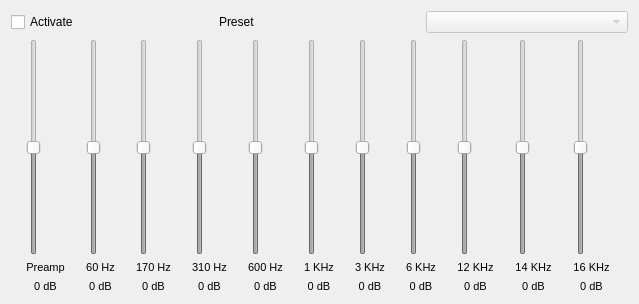
<?xml version="1.0" encoding="UTF-8"?>
<ui version="4.0">
 <class>EqualizerDialog</class>
 <widget class="QDialog" name="EqualizerDialog">
  <property name="geometry">
   <rect>
    <x>0</x>
    <y>0</y>
    <width>639</width>
    <height>304</height>
   </rect>
  </property>
  <property name="windowTitle">
   <string>调节器</string>
  </property>
  <layout class="QVBoxLayout" name="verticalLayout_2">
   <item>
    <layout class="QHBoxLayout" name="horizontalLayout">
     <item>
      <widget class="QCheckBox" name="toggleEqualizer">
       <property name="text">
        <string>Activate</string>
       </property>
      </widget>
     </item>
     <item>
      <widget class="QLabel" name="labelPreset">
       <property name="text">
        <string>Preset</string>
       </property>
      </widget>
     </item>
     <item>
      <widget class="QComboBox" name="presetComboBox">
       <property name="enabled">
        <bool>false</bool>
       </property>
      </widget>
     </item>
    </layout>
   </item>
   <item>
    <layout class="QGridLayout" name="gridLayout">
     <item row="0" column="0">
      <widget class="QSlider" name="preamp">
       <property name="enabled">
        <bool>false</bool>
       </property>
       <property name="minimum">
        <number>-20</number>
       </property>
       <property name="maximum">
        <number>20</number>
       </property>
       <property name="orientation">
        <enum>Qt::Vertical</enum>
       </property>
      </widget>
     </item>
     <item row="0" column="1">
      <widget class="QSlider" name="firstBand">
       <property name="enabled">
        <bool>false</bool>
       </property>
       <property name="minimum">
        <number>-20</number>
       </property>
       <property name="maximum">
        <number>20</number>
       </property>
       <property name="orientation">
        <enum>Qt::Vertical</enum>
       </property>
      </widget>
     </item>
     <item row="0" column="3">
      <widget class="QSlider" name="thirdBand">
       <property name="enabled">
        <bool>false</bool>
       </property>
       <property name="minimum">
        <number>-20</number>
       </property>
       <property name="maximum">
        <number>20</number>
       </property>
       <property name="orientation">
        <enum>Qt::Vertical</enum>
       </property>
      </widget>
     </item>
     <item row="0" column="7">
      <widget class="QSlider" name="seventhBand">
       <property name="enabled">
        <bool>false</bool>
       </property>
       <property name="minimum">
        <number>-20</number>
       </property>
       <property name="maximum">
        <number>20</number>
       </property>
       <property name="orientation">
        <enum>Qt::Vertical</enum>
       </property>
      </widget>
     </item>
     <item row="0" column="10">
      <widget class="QSlider" name="tenthBand">
       <property name="enabled">
        <bool>false</bool>
       </property>
       <property name="minimum">
        <number>-20</number>
       </property>
       <property name="maximum">
        <number>20</number>
       </property>
       <property name="orientation">
        <enum>Qt::Vertical</enum>
       </property>
      </widget>
     </item>
     <item row="1" column="0">
      <widget class="QLabel" name="label_preamp">
       <property name="font">
        <font>
         <pointsize>8</pointsize>
        </font>
       </property>
       <property name="text">
        <string>Preamp</string>
       </property>
       <property name="alignment">
        <set>Qt::AlignCenter</set>
       </property>
      </widget>
     </item>
     <item row="0" column="8">
      <widget class="QSlider" name="eighthBand">
       <property name="enabled">
        <bool>false</bool>
       </property>
       <property name="minimum">
        <number>-20</number>
       </property>
       <property name="maximum">
        <number>20</number>
       </property>
       <property name="orientation">
        <enum>Qt::Vertical</enum>
       </property>
      </widget>
     </item>
     <item row="0" column="6">
      <widget class="QSlider" name="sixthBand">
       <property name="enabled">
        <bool>false</bool>
       </property>
       <property name="minimum">
        <number>-20</number>
       </property>
       <property name="maximum">
        <number>20</number>
       </property>
       <property name="orientation">
        <enum>Qt::Vertical</enum>
       </property>
      </widget>
     </item>
     <item row="0" column="5">
      <widget class="QSlider" name="fifthBand">
       <property name="enabled">
        <bool>false</bool>
       </property>
       <property name="minimum">
        <number>-20</number>
       </property>
       <property name="maximum">
        <number>20</number>
       </property>
       <property name="orientation">
        <enum>Qt::Vertical</enum>
       </property>
      </widget>
     </item>
     <item row="0" column="4">
      <widget class="QSlider" name="fourthBand">
       <property name="enabled">
        <bool>false</bool>
       </property>
       <property name="minimum">
        <number>-20</number>
       </property>
       <property name="maximum">
        <number>20</number>
       </property>
       <property name="orientation">
        <enum>Qt::Vertical</enum>
       </property>
      </widget>
     </item>
     <item row="0" column="9">
      <widget class="QSlider" name="ninethBand">
       <property name="enabled">
        <bool>false</bool>
       </property>
       <property name="minimum">
        <number>-20</number>
       </property>
       <property name="maximum">
        <number>20</number>
       </property>
       <property name="orientation">
        <enum>Qt::Vertical</enum>
       </property>
      </widget>
     </item>
     <item row="0" column="2">
      <widget class="QSlider" name="secondBand">
       <property name="enabled">
        <bool>false</bool>
       </property>
       <property name="minimum">
        <number>-20</number>
       </property>
       <property name="maximum">
        <number>20</number>
       </property>
       <property name="orientation">
        <enum>Qt::Vertical</enum>
       </property>
      </widget>
     </item>
     <item row="2" column="0">
      <widget class="QLabel" name="preampLabel">
       <property name="font">
        <font>
         <pointsize>8</pointsize>
        </font>
       </property>
       <property name="text">
        <string>0 dB</string>
       </property>
       <property name="alignment">
        <set>Qt::AlignCenter</set>
       </property>
      </widget>
     </item>
     <item row="2" column="1">
      <widget class="QLabel" name="firstBandLabel">
       <property name="font">
        <font>
         <pointsize>8</pointsize>
        </font>
       </property>
       <property name="text">
        <string>0 dB</string>
       </property>
       <property name="alignment">
        <set>Qt::AlignCenter</set>
       </property>
      </widget>
     </item>
     <item row="1" column="1">
      <widget class="QLabel" name="label_band_1">
       <property name="font">
        <font>
         <pointsize>8</pointsize>
        </font>
       </property>
       <property name="text">
        <string>60 Hz</string>
       </property>
       <property name="alignment">
        <set>Qt::AlignCenter</set>
       </property>
      </widget>
     </item>
     <item row="1" column="2">
      <widget class="QLabel" name="label_band_2">
       <property name="font">
        <font>
         <pointsize>8</pointsize>
        </font>
       </property>
       <property name="text">
        <string>170 Hz</string>
       </property>
       <property name="alignment">
        <set>Qt::AlignCenter</set>
       </property>
      </widget>
     </item>
     <item row="1" column="3">
      <widget class="QLabel" name="label_band_3">
       <property name="font">
        <font>
         <pointsize>8</pointsize>
        </font>
       </property>
       <property name="text">
        <string>310 Hz</string>
       </property>
       <property name="alignment">
        <set>Qt::AlignCenter</set>
       </property>
      </widget>
     </item>
     <item row="1" column="4">
      <widget class="QLabel" name="label_band_4">
       <property name="font">
        <font>
         <pointsize>8</pointsize>
        </font>
       </property>
       <property name="text">
        <string>600 Hz</string>
       </property>
       <property name="alignment">
        <set>Qt::AlignCenter</set>
       </property>
      </widget>
     </item>
     <item row="1" column="5">
      <widget class="QLabel" name="label_band_5">
       <property name="font">
        <font>
         <pointsize>8</pointsize>
        </font>
       </property>
       <property name="text">
        <string>1 KHz</string>
       </property>
       <property name="alignment">
        <set>Qt::AlignCenter</set>
       </property>
      </widget>
     </item>
     <item row="1" column="6">
      <widget class="QLabel" name="label_band_6">
       <property name="font">
        <font>
         <pointsize>8</pointsize>
        </font>
       </property>
       <property name="text">
        <string>3 KHz</string>
       </property>
       <property name="alignment">
        <set>Qt::AlignCenter</set>
       </property>
      </widget>
     </item>
     <item row="1" column="7">
      <widget class="QLabel" name="label_band_7">
       <property name="font">
        <font>
         <pointsize>8</pointsize>
        </font>
       </property>
       <property name="text">
        <string>6 KHz</string>
       </property>
       <property name="alignment">
        <set>Qt::AlignCenter</set>
       </property>
      </widget>
     </item>
     <item row="1" column="8">
      <widget class="QLabel" name="label_band_8">
       <property name="font">
        <font>
         <pointsize>8</pointsize>
        </font>
       </property>
       <property name="text">
        <string>12 KHz</string>
       </property>
       <property name="alignment">
        <set>Qt::AlignCenter</set>
       </property>
      </widget>
     </item>
     <item row="1" column="9">
      <widget class="QLabel" name="label_band_9">
       <property name="font">
        <font>
         <pointsize>8</pointsize>
        </font>
       </property>
       <property name="text">
        <string>14 KHz</string>
       </property>
       <property name="alignment">
        <set>Qt::AlignCenter</set>
       </property>
      </widget>
     </item>
     <item row="1" column="10">
      <widget class="QLabel" name="label_band_10">
       <property name="font">
        <font>
         <pointsize>8</pointsize>
        </font>
       </property>
       <property name="text">
        <string>16 KHz</string>
       </property>
       <property name="alignment">
        <set>Qt::AlignCenter</set>
       </property>
      </widget>
     </item>
     <item row="2" column="2">
      <widget class="QLabel" name="secondBandLabel">
       <property name="font">
        <font>
         <pointsize>8</pointsize>
        </font>
       </property>
       <property name="text">
        <string>0 dB</string>
       </property>
       <property name="alignment">
        <set>Qt::AlignCenter</set>
       </property>
      </widget>
     </item>
     <item row="2" column="3">
      <widget class="QLabel" name="thirdBandLabel">
       <property name="font">
        <font>
         <pointsize>8</pointsize>
        </font>
       </property>
       <property name="text">
        <string>0 dB</string>
       </property>
       <property name="alignment">
        <set>Qt::AlignCenter</set>
       </property>
      </widget>
     </item>
     <item row="2" column="4">
      <widget class="QLabel" name="fourthBandLabel">
       <property name="font">
        <font>
         <pointsize>8</pointsize>
        </font>
       </property>
       <property name="text">
        <string>0 dB</string>
       </property>
       <property name="alignment">
        <set>Qt::AlignCenter</set>
       </property>
      </widget>
     </item>
     <item row="2" column="5">
      <widget class="QLabel" name="fifthBandLabel">
       <property name="font">
        <font>
         <pointsize>8</pointsize>
        </font>
       </property>
       <property name="text">
        <string>0 dB</string>
       </property>
       <property name="alignment">
        <set>Qt::AlignCenter</set>
       </property>
      </widget>
     </item>
     <item row="2" column="6">
      <widget class="QLabel" name="sixthBandLabel">
       <property name="font">
        <font>
         <pointsize>8</pointsize>
        </font>
       </property>
       <property name="text">
        <string>0 dB</string>
       </property>
       <property name="alignment">
        <set>Qt::AlignCenter</set>
       </property>
      </widget>
     </item>
     <item row="2" column="7">
      <widget class="QLabel" name="seventhBandLabel">
       <property name="font">
        <font>
         <pointsize>8</pointsize>
        </font>
       </property>
       <property name="text">
        <string>0 dB</string>
       </property>
       <property name="alignment">
        <set>Qt::AlignCenter</set>
       </property>
      </widget>
     </item>
     <item row="2" column="8">
      <widget class="QLabel" name="eighthBandLabel">
       <property name="font">
        <font>
         <pointsize>8</pointsize>
        </font>
       </property>
       <property name="text">
        <string>0 dB</string>
       </property>
       <property name="alignment">
        <set>Qt::AlignCenter</set>
       </property>
      </widget>
     </item>
     <item row="2" column="9">
      <widget class="QLabel" name="ninethBandLabel">
       <property name="font">
        <font>
         <pointsize>8</pointsize>
        </font>
       </property>
       <property name="text">
        <string>0 dB</string>
       </property>
       <property name="alignment">
        <set>Qt::AlignCenter</set>
       </property>
      </widget>
     </item>
     <item row="2" column="10">
      <widget class="QLabel" name="tenthBandLabel">
       <property name="font">
        <font>
         <pointsize>8</pointsize>
        </font>
       </property>
       <property name="text">
        <string>0 dB</string>
       </property>
       <property name="alignment">
        <set>Qt::AlignCenter</set>
       </property>
      </widget>
     </item>
    </layout>
   </item>
  </layout>
 </widget>
 <resources/>
 <connections/>
</ui>
